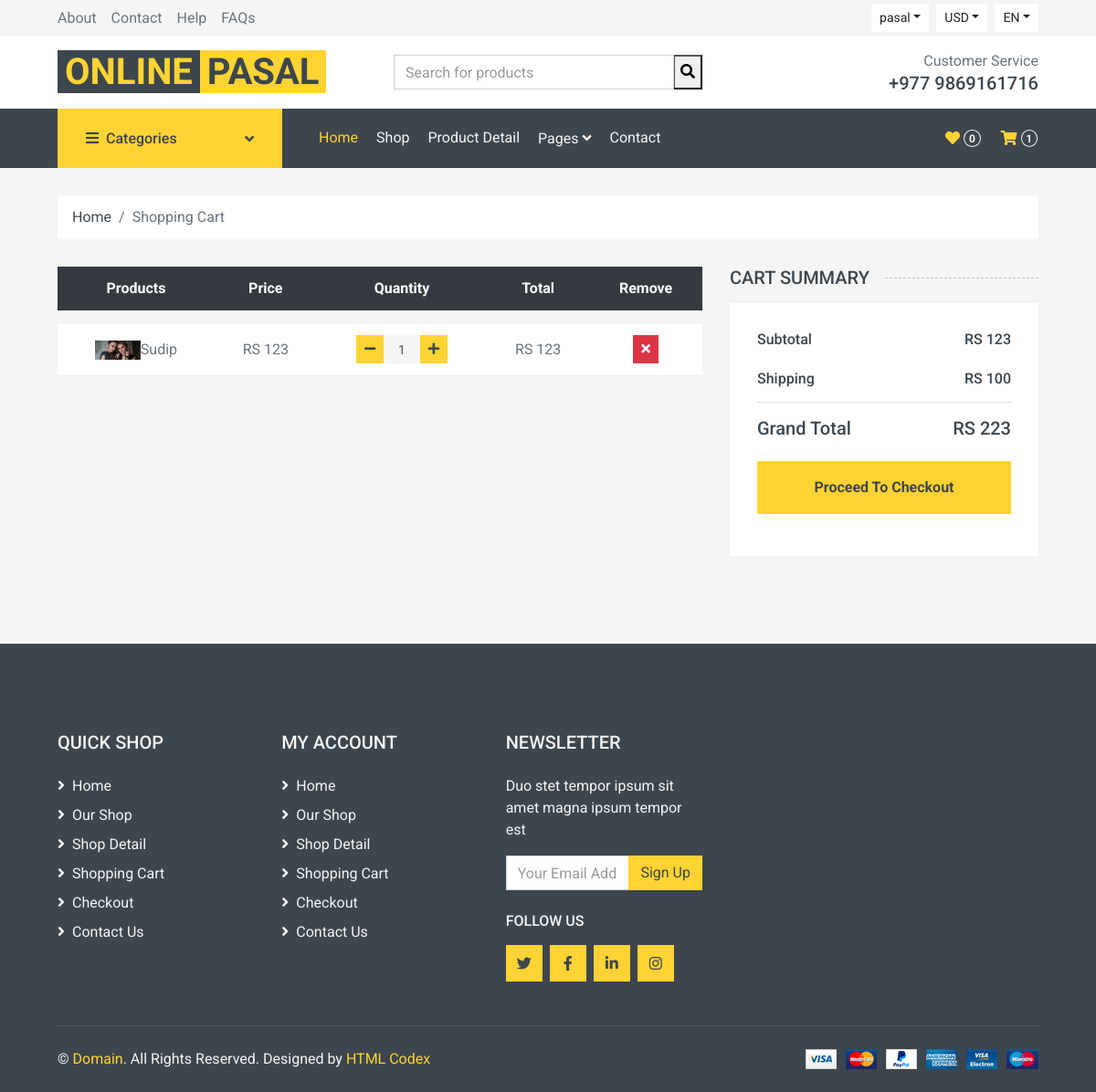
Before: /cart (signed in) with the older database file.
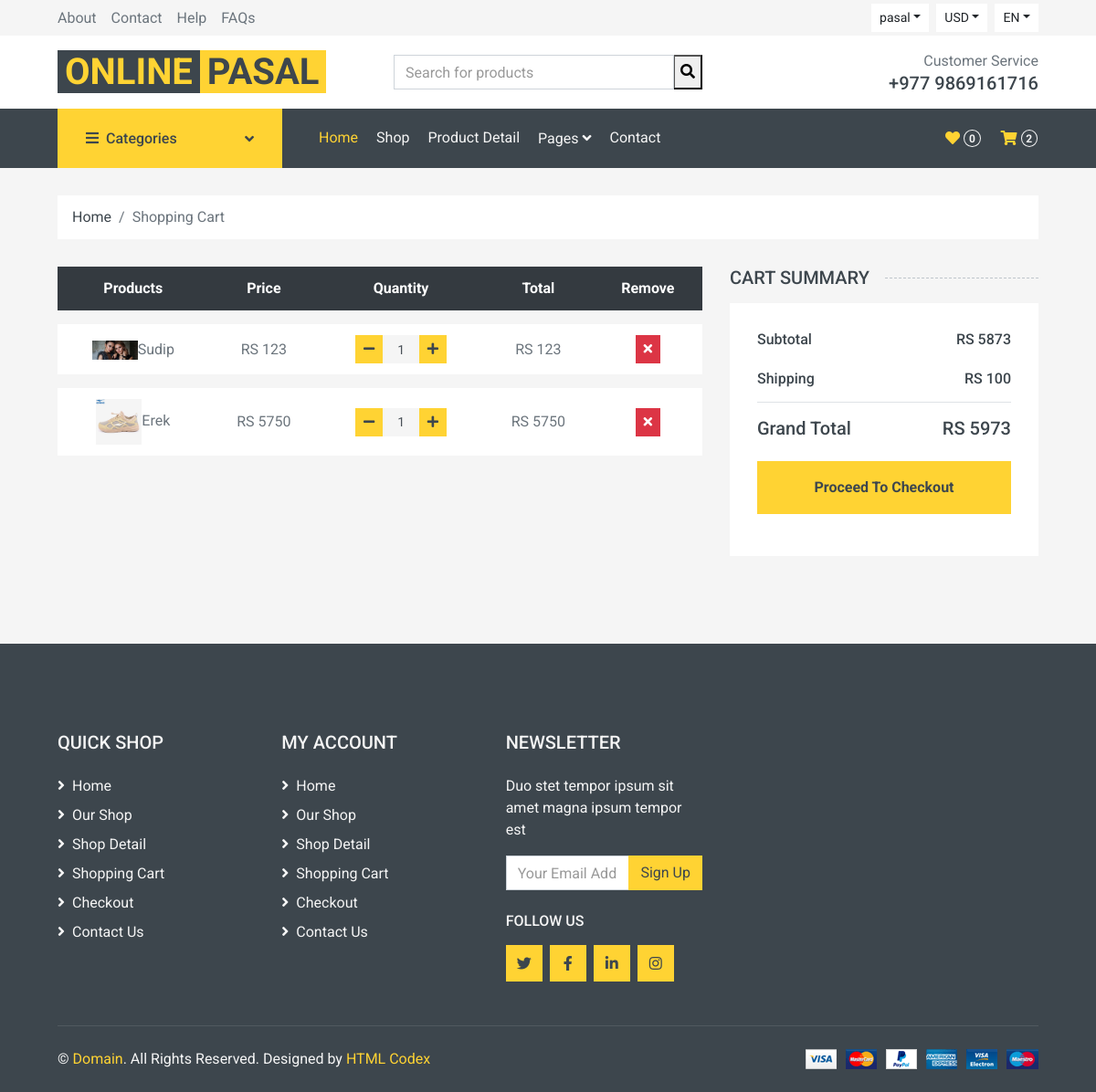
After: the same page with the newer database file.
### home/models.py (models this page shows, shortened)
class Cart(models.Model):
    username = models.CharField(max_length = 300)
    slug = models.CharField(max_length= 300)
    quantity = models.IntegerField()
    total = models.IntegerField()
    date = models.DateTimeField(auto_now_add= True)
    checkout = models.BooleanField(default = False)
    items = models.ForeignKey(Product, on_delete = models.CASCADE)

class Product(models.Model):
    name = models.CharField(max_length = 300)
    price = models.IntegerField()
    discounted_price = models.IntegerField()
    image = models.ImageField(upload_to = 'media')
    description = RichTextField()
    specification = RichTextField()
    category = models.ForeignKey(Category, on_delete = models.CASCADE)
    subcategory = models.ForeignKey(SubCategory, on_delete = models.CASCADE)
    brand = models.ForeignKey(Brand, on_delete = models.CASCADE)
    slug = models.CharField(max_length = 500, unique = True)
    status = models.CharField(choices= STATUS, max_length= 50)
    labels = models.CharField(choices = LABELS, max_length = 50)

### home/views.py (the view)
# urls.py: path('cart', CartView.as_view(), name = 'cart'),
class CartView(BaseView):
    def get(self, request):
        self.views["cart_counts"] = count_cart(request)
        self.views["wish_counts"] = count_wish(request)
        username = request.user.username
        self.views['cart_view'] = Cart.objects.filter(username = username )
        s = 0
        for i in self.views["cart_view"]:
            s = s + i.total
        self.views["sub_total"] = s
        self.views['delevery_charge'] = 100
        self.views['grand_total'] = s+100
        return render(request, 'cart.html', self.views)

### home/views.py (called while the page is built)
def count_cart(request):
    username = request.user.username
    cart_count = Cart.objects.filter(checkout = False, username = username).count()
    return cart_count

def count_wish(request):
    username = request.user.username
    wish_count = WishList.objects.filter(username = username).count()
    return wish_count

### templates/cart.html
{% extends 'base.html' %}
{% block content %}
    <div class="container-fluid">
        <div class="row px-xl-5">
            <div class="col-12">
                <nav class="breadcrumb bg-light mb-30">
                    <a class="breadcrumb-item text-dark" href="/">Home</a>
                    <span class="breadcrumb-item active">Shopping Cart</span>
                </nav>
            </div>
        </div>
    </div>
    <div class="container-fluid">
        <div class="row px-xl-5">
            <div class="col-lg-8 table-responsive mb-5">
                <table class="table table-light table-borderless table-hover text-center mb-0">
                    <thead class="thead-dark">
                        <tr>
                            <th>Products</th>
                            <th>Price</th>
                            <th>Quantity</th>
                            <th>Total</th>
                            <th>Remove</th>
                        </tr>
                    </thead>
                    <tbody class="align-middle">
                    {% for cart in cart_view %}
                        <tr>
                            <td class="align-middle"><img src="{{cart.items.image.url}}" alt="" style="width: 50px;">{{cart.items.name}}</td>
                            {% if cart.items.discounted_price > 0 %}
                            <td class="align-middle">RS {{cart.items.discounted_price}}</td>
                                {% else %}
                            <td class="align-middle">RS {{cart.items.price}}</td>
                            {% endif %}
                            <td class="align-middle">
                                <div class="input-group quantity mx-auto" style="width: 100px;">
                                    <div class="input-group-btn">
                                       <a href = "/reduce_quantity/{{cart.slug}}"> <button class="btn btn-sm btn-primary btn-minus" >
                                        <i class="fa fa-minus"></i>
                                        </button></a>
                                    </div>
                                    <input type="text" class="form-control form-control-sm bg-secondary border-0 text-center" value="{{cart.quantity}}">
                                    <div class="input-group-btn">
                                        <a href = "/add_to_cart/{{cart.slug}}"> <button class="btn btn-sm btn-primary btn-plus">
                                            <i class="fa fa-plus"></i>
                                        </button></a>
                                    </div>
                                </div>
                            </td>
                            <td class="align-middle">RS {{cart.total}}</td>
                            <td class="align-middle"><a href ="/delete_cart/{{cart.slug}}"><button class="btn btn-sm btn-danger"><i class="fa fa-times"></i></button></a</td>
                        </tr>
                    {% endfor %}
                    </tbody>
                </table>
            </div>
            <div class="col-lg-4">
                <h5 class="section-title position-relative text-uppercase mb-3"><span class="bg-secondary pr-3">Cart Summary</span></h5>
                <div class="bg-light p-30 mb-5">
                    <div class="border-bottom pb-2">
                        <div class="d-flex justify-content-between mb-3">
                            <h6>Subtotal</h6>
                            <h6>RS {{sub_total}}</h6>
                        </div>
                        <div class="d-flex justify-content-between">
                            <h6 class="font-weight-medium">Shipping</h6>
                            <h6 class="font-weight-medium">RS {{delevery_charge}}</h6>
                        </div>
                    </div>
                    <div class="pt-2">
                        <div class="d-flex justify-content-between mt-2">
                            <h5>Grand Total</h5>
                            <h5>RS {{grand_total}}
                        </div>
                        <a href = "/checkout">
                        <button class="btn btn-block btn-primary font-weight-bold my-3 py-3">Proceed To Checkout</button>
                        </a>
                    </div>
                </div>
            </div>
        </div>
    </div>
{% endblock %}

### templates/base.html (shortened to what this page needs)
<!DOCTYPE html>
{% load static %}
<html lang="en">
<head>
    <link href="https://cdnjs.cloudflare.com/ajax/libs/font-awesome/5.10.0/css/all.min.css" rel="stylesheet">
    <link href="{% static 'lib/animate/animate.min.css' %}" rel="stylesheet">
    <link href="{% static 'lib/owlcarousel/assets/owl.carousel.min.css' %}" rel="stylesheet">
    <link href="{% static 'css/style.css' %}" rel="stylesheet">
</head>
<body>
    <div class="container-fluid">
        <div class="row bg-secondary py-1 px-xl-5">
            <div class="col-lg-6 d-none d-lg-block">
                <div class="d-inline-flex align-items-center h-100">
                    <a class="text-body mr-3" href="">About</a>
                    <a class="text-body mr-3" href="/contact">Contact</a>
                    <a class="text-body mr-3" href="">Help</a>
                    <a class="text-body mr-3" href="">FAQs</a>
                </div>
            </div>
            <div class="col-lg-6 text-center text-lg-right">
                <div class="d-inline-flex align-items-center">
                    <div class="btn-group">
                        {% if user.is_authenticated %}
                         <button type="button" class="btn btn-sm btn-light dropdown-toggle" data-toggle="dropdown">{{user.username}}</button>
                        {% endif %}
                    </div>
                    <div class="btn-group mx-2">
                        <button type="button" class="btn btn-sm btn-light dropdown-toggle" data-toggle="dropdown">USD</button>
                    </div>
                    <div class="btn-group">
                        <button type="button" class="btn btn-sm btn-light dropdown-toggle" data-toggle="dropdown">EN</button>
                    </div>
                </div>
            </div>
        </div>
        <div class="row align-items-center bg-light py-3 px-xl-5 d-none d-lg-flex">
            <div class="col-lg-4">
                <a href="" class="text-decoration-none">
                    <span class="h1 text-uppercase text-primary bg-dark px-2">Online</span>
                    <span class="h1 text-uppercase text-dark bg-primary px-2 ml-n1">Pasal</span>
                </a>
            </div>
            <div class="col-lg-4 col-6 text-left">
                <form method = "GET"action="/search">
                    <div class="input-group">
                        <input name = "query" type="text" class="form-control" placeholder="Search for products">
                        <div class="input-group-append">
                            <button type = "submit">
                                <i class="fa fa-search"></i>
                            </button>
                        </div>
                    </div>
                </form>
            </div>
            <div class="col-lg-4 col-6 text-right">
                <p class="m-0">Customer Service</p>
                <h5 class="m-0">+977 9869161716</h5>
            </div>
        </div>
    </div>
    <div class="container-fluid bg-dark mb-30">
        <div class="row px-xl-5">
            <div class="col-lg-3 d-none d-lg-block">
                <a class="btn d-flex align-items-center justify-content-between bg-primary w-100" data-toggle="collapse" href="#navbar-vertical" style="height: 65px; padding: 0 30px;">
                    <h6 class="text-dark m-0"><i class="fa fa-bars mr-2"></i>Categories</h6>
                    <i class="fa fa-angle-down text-dark"></i>
                </a>
            </div>
            <div class="col-lg-9">
                <nav class="navbar navbar-expand-lg bg-dark navbar-dark py-3 py-lg-0 px-0">
                    <div class="collapse navbar-collapse justify-content-between" id="navbarCollapse">
                        <div class="navbar-nav mr-auto py-0">
                            <a href="/" class="nav-item nav-link active">Home</a>
                            <a href="/search" class="nav-item nav-link">Shop</a>
                            <a href="details/" class="nav-item nav-link">Product Detail</a>
                            <div class="nav-item dropdown">
                                <a href="#" class="nav-link dropdown-toggle" data-toggle="dropdown">Pages <i class="fa fa-angle-down mt-1"></i></a>
                            </div>
                            <a href="/contact" class="nav-item nav-link">Contact</a>
                        </div>
                        <div class="navbar-nav ml-auto py-0 d-none d-lg-block">
                            <a href="/wishlist" class="btn px-0">
                                <i class="fas fa-heart text-primary"></i>
                                <span class="badge text-secondary border border-secondary rounded-circle" style="padding-bottom: 2px;">{{wish_counts}}</span>
                            </a>
                            <a href="/cart" class="btn px-0 ml-3">
                                <i class="fas fa-shopping-cart text-primary"></i>
                                <span class="badge text-secondary border border-secondary rounded-circle" style="padding-bottom: 2px;">{{cart_counts}}</span>
                            </a>
                        </div>
                    </div>
                </nav>
            </div>
        </div>
    </div>
                {% block content %}
                {% endblock %}
    <div class="container-fluid bg-dark text-secondary mt-5 pt-5">
        <div class="row px-xl-5 pt-5">
            <div class="col-lg-8 col-md-12">
                <div class="row">
                    <div class="col-md-4 mb-5">
                        <h5 class="text-secondary text-uppercase mb-4">Quick Shop</h5>
                        <div class="d-flex flex-column justify-content-start">
                            <a class="text-secondary mb-2" href="/"><i class="fa fa-angle-right mr-2"></i>Home</a>
                            <a class="text-secondary mb-2" href="#"><i class="fa fa-angle-right mr-2"></i>Our Shop</a>
                            <a class="text-secondary mb-2" href="#"><i class="fa fa-angle-right mr-2"></i>Shop Detail</a>
                            <a class="text-secondary mb-2" href="#"><i class="fa fa-angle-right mr-2"></i>Shopping Cart</a>
                            <a class="text-secondary mb-2" href="#"><i class="fa fa-angle-right mr-2"></i>Checkout</a>
                            <a class="text-secondary" href="/contact"><i class="fa fa-angle-right mr-2"></i>Contact Us</a>
                        </div>
                    </div>
                    <div class="col-md-4 mb-5">
                        <h5 class="text-secondary text-uppercase mb-4">My Account</h5>
                        <div class="d-flex flex-column justify-content-start">
                            <a class="text-secondary mb-2" href="/"><i class="fa fa-angle-right mr-2"></i>Home</a>
                            <a class="text-secondary mb-2" href="#"><i class="fa fa-angle-right mr-2"></i>Our Shop</a>
                            <a class="text-secondary mb-2" href="#"><i class="fa fa-angle-right mr-2"></i>Shop Detail</a>
                            <a class="text-secondary mb-2" href="/cart"><i class="fa fa-angle-right mr-2"></i>Shopping Cart</a>
                            <a class="text-secondary mb-2" href="#"><i class="fa fa-angle-right mr-2"></i>Checkout</a>
                            <a class="text-secondary" href="/contact"><i class="fa fa-angle-right mr-2"></i>Contact Us</a>
                        </div>
                    </div>
                    <div class="col-md-4 mb-5">
                        <h5 class="text-secondary text-uppercase mb-4">Newsletter</h5>
                        <p>Duo stet tempor ipsum sit amet magna ipsum tempor est</p>
                        <form action="">
                            <div class="input-group">
                                <input type="text" class="form-control" placeholder="Your Email Address">
                                <div class="input-group-append">
                                    <button class="btn btn-primary">Sign Up</button>
                                </div>
                            </div>
                        </form>
                        <h6 class="text-secondary text-uppercase mt-4 mb-3">Follow Us</h6>
                        <div class="d-flex">
                            <a class="btn btn-primary btn-square mr-2" href="#"><i class="fab fa-twitter"></i></a>
                            <a class="btn btn-primary btn-square mr-2" href="#"><i class="fab fa-facebook-f"></i></a>
                            <a class="btn btn-primary btn-square mr-2" href="#"><i class="fab fa-linkedin-in"></i></a>
                            <a class="btn btn-primary btn-square" href="#"><i class="fab fa-instagram"></i></a>
                        </div>
                    </div>
                </div>
            </div>
        </div>
        <div class="row border-top mx-xl-5 py-4" style="border-color: rgba(256, 256, 256, .1) !important;">
            <div class="col-md-6 px-xl-0">
                <p class="mb-md-0 text-center text-md-left text-secondary">
                    &copy; <a class="text-primary" href="#">Domain</a>. All Rights Reserved. Designed
                    by
                    <a class="text-primary" href="https://htmlcodex.com">HTML Codex</a>
                </p>
            </div>
            <div class="col-md-6 px-xl-0 text-center text-md-right">
                <img class="img-fluid" src="{% static 'img/payments.png' %}" alt="">
            </div>
        </div>
    </div>
</body>
</html>

Changed rows visible on the page:
added Cart: items.image (picture), items.name "Erek", items.discounted_price "5750", quantity "1", total "5750"
Other visible differences:
{{ cart_counts }}: "1" → "2"
{{ sub_total }}: "123" → "5873"
{{ grand_total }}: "223" → "5973"
